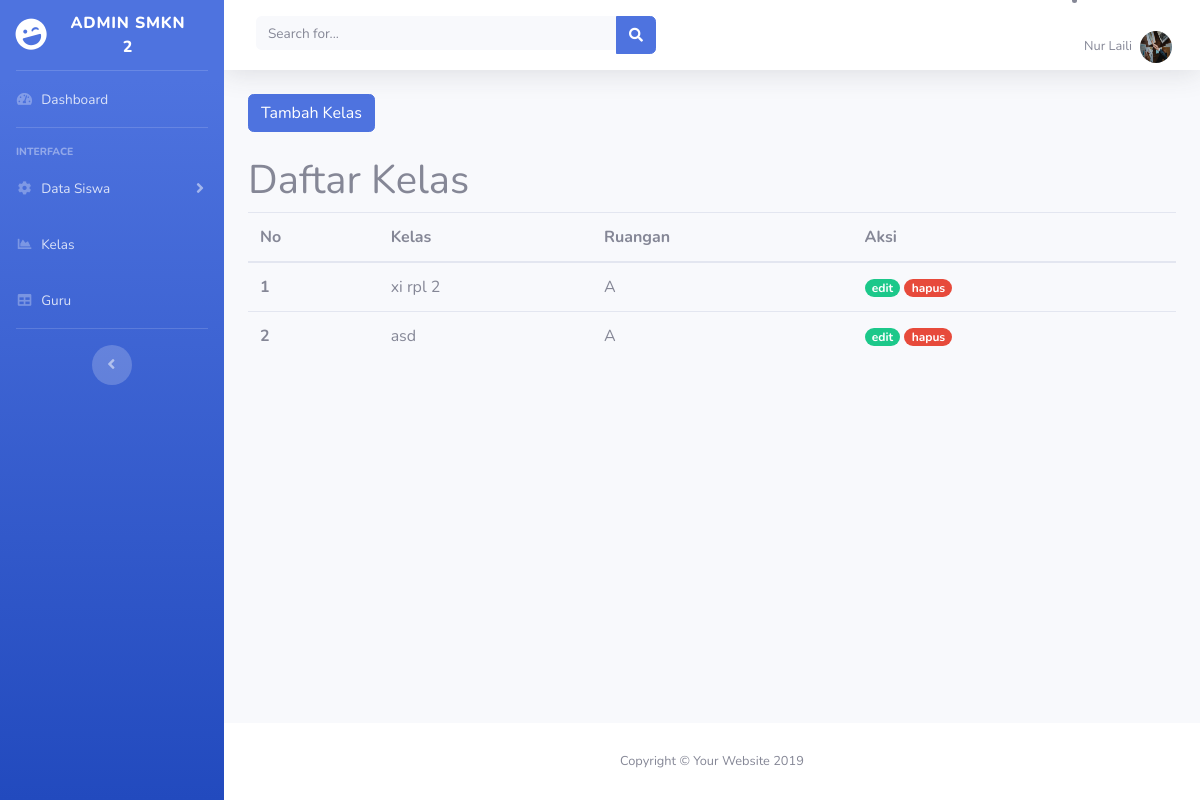
/?hal=lihat_kelas, run on the app's committed database.
### tables this page shows
CREATE TABLE `kelas` (
  `id` int(20) NOT NULL,
  `kelas` varchar(30) NOT NULL,
  `ruang` varchar(20) NOT NULL
);

### halaman/function.php (called while the page is built, shortened)
<?php
	$connect = mysqli_connect("localhost", "root", "", "db_sekolah");
	function query($query) {
		global $connect;
		$result = mysqli_query($connect, $query);
		$rows = [];
		while ($row = mysqli_fetch_assoc($result)) {
			$rows[] = $row;
		}
		return $rows;
	}
 ?>

### halaman/lihat_kelas.php (the view, shortened to what this page needs)
<?php
require 'function.php';
$data = query("SELECT * FROM kelas");
 ?>
<!DOCTYPE html>
<html lang="en">
<head>
</head>
<body>
  <a href="?hal=tambah_kelas" class="btn btn-primary mb-4">Tambah Kelas</a>
  <h1>Daftar Kelas</h1>
  <table class="table table-hover">
  <thead>
    <tr>
      <th scope="col">No</th>
      <th scope="col">Kelas</th>
      <th scope="col">Ruangan</th>
      <th scope="col">Aksi</th>
    </tr>
  </thead>
  <tbody>
    <?php $i = 1; ?>
    <?php foreach ($data as $dt) : ?>
    <tr>
      <th scope="row"><?= $i;  ?></th>
      <td><?= $dt["kelas"];  ?></td>
      <td><?= $dt["ruang"];  ?></td>
      <td><a href="?hal=edit_kelas&id=<?php echo $dt['id']; ?>" class="badge badge-pill badge-success">edit</a>
          <a href="?hal=hapus_kelas&id=<?php echo $dt['id']; ?>" class="badge badge-pill badge-danger">hapus</a>
      </td>
    </tr>
    <?php $i++ ?>
  <?php endforeach; ?>
</table>
</body>
</html>

### data on the page
kelas: kelas "xi rpl 2", ruang "A"
kelas: kelas "asd", ruang "A"
